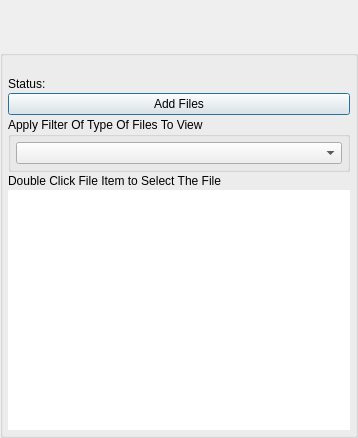
<?xml version="1.0" encoding="UTF-8"?>
<ui version="4.0">
 <class>ViewLibraryFilesDialog</class>
 <widget class="QDialog" name="ViewLibraryFilesDialog">
  <property name="windowModality">
   <enum>Qt::ApplicationModal</enum>
  </property>
  <property name="geometry">
   <rect>
    <x>0</x>
    <y>0</y>
    <width>358</width>
    <height>438</height>
   </rect>
  </property>
  <property name="sizePolicy">
   <sizepolicy hsizetype="Preferred" vsizetype="Preferred">
    <horstretch>0</horstretch>
    <verstretch>0</verstretch>
   </sizepolicy>
  </property>
  <property name="minimumSize">
   <size>
    <width>0</width>
    <height>0</height>
   </size>
  </property>
  <property name="maximumSize">
   <size>
    <width>16777215</width>
    <height>16777215</height>
   </size>
  </property>
  <property name="windowTitle">
   <string>Browse Files</string>
  </property>
  <property name="windowOpacity">
   <double>1.000000000000000</double>
  </property>
  <property name="toolTip">
   <string/>
  </property>
  <layout class="QVBoxLayout" name="verticalLayout">
   <property name="spacing">
    <number>0</number>
   </property>
   <property name="leftMargin">
    <number>0</number>
   </property>
   <property name="topMargin">
    <number>0</number>
   </property>
   <property name="rightMargin">
    <number>0</number>
   </property>
   <property name="bottomMargin">
    <number>0</number>
   </property>
   <item>
    <widget class="TitleBarWidget" name="m_TitleBarWidget" native="true">
     <property name="sizePolicy">
      <sizepolicy hsizetype="Preferred" vsizetype="Preferred">
       <horstretch>0</horstretch>
       <verstretch>0</verstretch>
      </sizepolicy>
     </property>
     <property name="minimumSize">
      <size>
       <width>0</width>
       <height>50</height>
      </size>
     </property>
     <property name="maximumSize">
      <size>
       <width>16777215</width>
       <height>130</height>
      </size>
     </property>
    </widget>
   </item>
   <item>
    <widget class="QGroupBox" name="FileItemsBox">
     <property name="minimumSize">
      <size>
       <width>0</width>
       <height>0</height>
      </size>
     </property>
     <property name="title">
      <string/>
     </property>
     <layout class="QVBoxLayout" name="verticalLayout_2">
      <property name="spacing">
       <number>2</number>
      </property>
      <property name="leftMargin">
       <number>5</number>
      </property>
      <property name="topMargin">
       <number>5</number>
      </property>
      <property name="rightMargin">
       <number>5</number>
      </property>
      <property name="bottomMargin">
       <number>5</number>
      </property>
      <item>
       <widget class="QLabel" name="m_StatusLabel">
        <property name="text">
         <string notr="true"/>
        </property>
       </widget>
      </item>
      <item>
       <layout class="QHBoxLayout" name="horizontalLayout_2">
        <item>
         <widget class="QLabel" name="label">
          <property name="sizePolicy">
           <sizepolicy hsizetype="Minimum" vsizetype="Preferred">
            <horstretch>0</horstretch>
            <verstretch>0</verstretch>
           </sizepolicy>
          </property>
          <property name="text">
           <string>Status:</string>
          </property>
         </widget>
        </item>
        <item>
         <widget class="QLabel" name="m_StatusMsgLabel">
          <property name="sizePolicy">
           <sizepolicy hsizetype="Expanding" vsizetype="Preferred">
            <horstretch>0</horstretch>
            <verstretch>0</verstretch>
           </sizepolicy>
          </property>
          <property name="text">
           <string/>
          </property>
         </widget>
        </item>
       </layout>
      </item>
      <item>
       <widget class="VxPushButton" name="m_AddFilesButton">
        <property name="text">
         <string>Add Files</string>
        </property>
       </widget>
      </item>
      <item>
       <widget class="QGroupBox" name="m_FileFilterGroupBox">
        <property name="sizePolicy">
         <sizepolicy hsizetype="Preferred" vsizetype="Minimum">
          <horstretch>0</horstretch>
          <verstretch>0</verstretch>
         </sizepolicy>
        </property>
        <property name="title">
         <string>Apply Filter Of Type Of Files To View</string>
        </property>
        <layout class="QVBoxLayout" name="verticalLayout_3">
         <property name="spacing">
          <number>2</number>
         </property>
         <property name="leftMargin">
          <number>5</number>
         </property>
         <property name="topMargin">
          <number>5</number>
         </property>
         <property name="rightMargin">
          <number>5</number>
         </property>
         <property name="bottomMargin">
          <number>5</number>
         </property>
         <item>
          <widget class="VxComboBoxFileFilter" name="m_FileFilterComboBox"/>
         </item>
        </layout>
       </widget>
      </item>
      <item>
       <widget class="QLabel" name="m_DoubleTapInstructionLabel">
        <property name="text">
         <string>Double Click File Item to Select The File</string>
        </property>
       </widget>
      </item>
      <item>
       <widget class="QListWidget" name="m_FileItemList">
        <property name="frameShape">
         <enum>QFrame::NoFrame</enum>
        </property>
        <property name="frameShadow">
         <enum>QFrame::Plain</enum>
        </property>
        <property name="lineWidth">
         <number>0</number>
        </property>
        <property name="iconSize">
         <size>
          <width>32</width>
          <height>32</height>
         </size>
        </property>
        <property name="verticalScrollMode">
         <enum>QAbstractItemView::ScrollPerPixel</enum>
        </property>
        <property name="resizeMode">
         <enum>QListView::Adjust</enum>
        </property>
        <property name="uniformItemSizes">
         <bool>true</bool>
        </property>
       </widget>
      </item>
     </layout>
    </widget>
   </item>
   <item>
    <widget class="BottomBarWidget" name="m_BottomBarWidget" native="true">
     <property name="sizePolicy">
      <sizepolicy hsizetype="Expanding" vsizetype="Minimum">
       <horstretch>0</horstretch>
       <verstretch>0</verstretch>
      </sizepolicy>
     </property>
     <property name="minimumSize">
      <size>
       <width>30</width>
       <height>0</height>
      </size>
     </property>
     <property name="autoFillBackground">
      <bool>true</bool>
     </property>
    </widget>
   </item>
  </layout>
 </widget>
 <customwidgets>
  <customwidget>
   <class>VxPushButton</class>
   <extends>QPushButton</extends>
   <header>VxPushButton.h</header>
  </customwidget>
  <customwidget>
   <class>TitleBarWidget</class>
   <extends>QWidget</extends>
   <header>TitleBarWidget.h</header>
   <container>1</container>
  </customwidget>
  <customwidget>
   <class>BottomBarWidget</class>
   <extends>QWidget</extends>
   <header location="global">BottomBarWidget.h</header>
   <container>1</container>
  </customwidget>
  <customwidget>
   <class>VxComboBoxFileFilter</class>
   <extends>QComboBox</extends>
   <header>VxComboBoxFileFilter.h</header>
  </customwidget>
 </customwidgets>
 <resources/>
 <connections/>
</ui>
